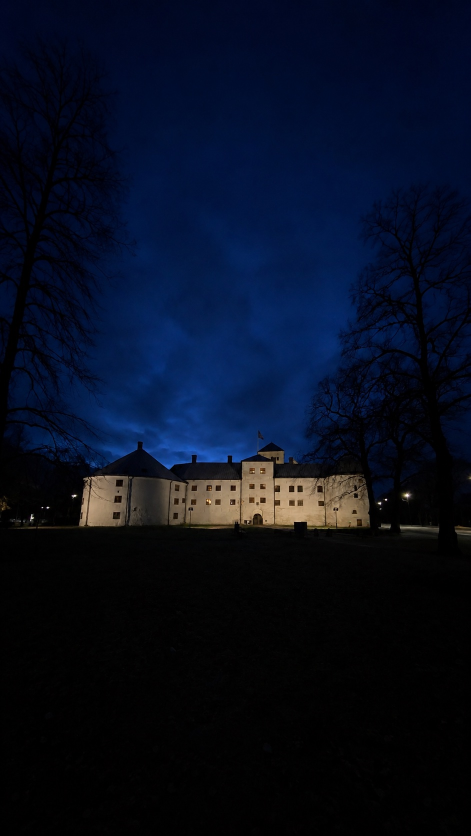
#> input picture photos/hero-castle-mobile.jpg, 941 x 1672 px, given in place of tse-building.jpg, which was not available (shown at 1/2 size)
$ python grade-photos.py
#> lines starting #> are read from the running program, lines starting #| are printed output that depends on the picture; pictures that were not available may be replaced by others from this repository, and a replacement may not be noted
#> further down, im is the input picture: PIL image 941x1672 RGB; mean R, G, B 6.9, 14.1, 32.1
"""Grade the Turku source photographs for the subpages.

Run from the repo root with the unmodified Wikimedia Commons originals
in ./sources (or set AKTIIVA_PHOTO_SRC). The originals are deliberately
not committed - only the graded output in public/photos/ is.

    tse-building.jpg  Turku School of Economics  Anneli Salo     CC BY-SA 3.0
    tse-entrance.jpg  TSE main entrance          Samuli Lintula  CC BY-SA 3.0
    turku-aerial.jpg  Aerial view of Turku       kallerna        CC BY-SA 4.0

design-system.md §3 defines the house recipe, but it was tuned for the
hero, where the photo is a dark bed for off-white text. These images sit
on --paper as editorial filler, so the darkening steps are backed off —
which §3 itself sanctions ("If step 6 pushes past 'moody' into
'illegible', back it off"). Desaturation and the navy shadow tint are
kept at full strength, because those are what make a photo look like it
belongs to this brand rather than like a stock image.
"""

import os

from PIL import Image, ImageChops, ImageEnhance

NAVY = (17, 32, 53)
SRC = os.environ.get("AKTIIVA_PHOTO_SRC", "sources")
OUT = "public/photos"


def zoom_in(im, factor, hfocus=0.5, vfocus=0.5):
    """Crop to a sub-rectangle before the aspect crop, so two bands cut
    from the same source read as genuinely different photographs rather
    than as the same view twice."""
    if factor >= 1.0:
        return im
    w, h = im.size
    nw, nh = int(w * factor), int(h * factor)
    left = int((w - nw) * hfocus)
    top = int((h - nh) * vfocus)
    return im.crop((left, top, left + nw, top + nh))


def crop_to(im, ratio, focus=0.5):
    """Crop to an aspect ratio, focus = 0 top/left .. 1 bottom/right."""
#> called with ratio = 2.29, focus = 0.55
    w, h = im.size
#> w = 941; h = 1672
    target_h = w / ratio
#> target_h = 411.7
    if target_h <= h:
        top = (h - target_h) * focus
#> top = 693.2
        box = (0, top, w, top + target_h)
#> box = (0, 693.2, 941, 1104.9)
    else:
        target_w = h * ratio
        left = (w - target_w) * focus
        box = (left, 0, left + target_w, h)
    return im.crop([int(v) for v in box])
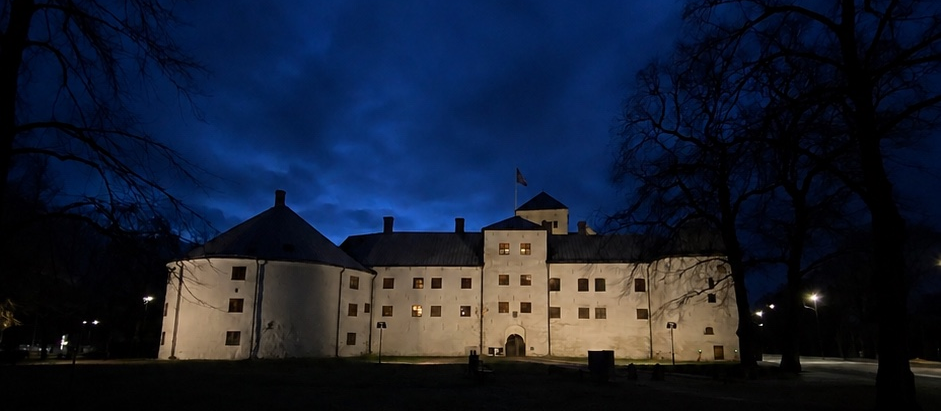
#> returned value: PIL image 941x411 RGB; mean R, G, B 23.4, 31.3, 49.4


def grade(im, sat=0.65, contrast=1.02, brightness=1.0, shadow=0.18, overlay=0.08):
#> called with sat = 0.65, contrast = 1.02, brightness = 1, shadow = 0.18, overlay = 0.08
    im = ImageEnhance.Color(im).enhance(sat)
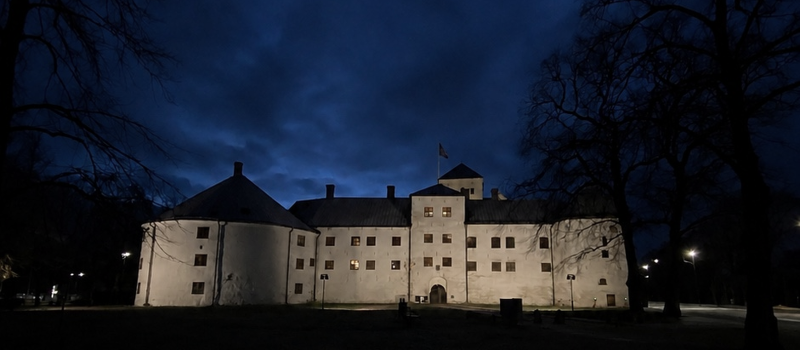
#> im: PIL image 1600x700 RGB (shown at 1/2 size); mean R, G, B 25.7, 30.9, 42.5
    im = ImageEnhance.Contrast(im).enhance(contrast)
    im = ImageEnhance.Brightness(im).enhance(brightness)
    # Shadow-toward-navy: inverted luminance mask so shadows weight highest.
    lum = im.convert("L")
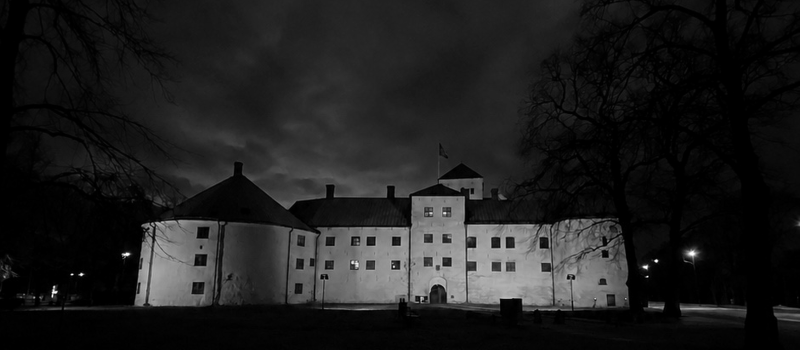
#> lum: PIL image 1600x700 L (shown at 1/2 size); min 0, max 255, mean 30.3
    mask = ImageChops.invert(lum).point(lambda v: int(v * shadow))
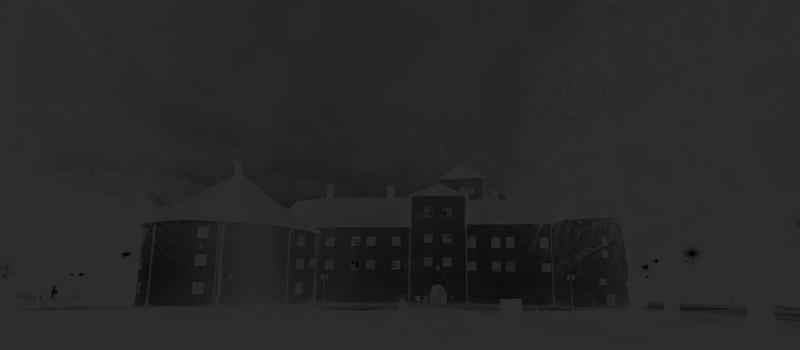
#> mask: PIL image 1600x700 L (shown at 1/2 size); min 0, max 45, mean 39.9
    im = Image.composite(Image.new("RGB", im.size, NAVY), im, mask)
    # Light unifying overlay, far below the hero's 27%.
    return Image.blend(im, Image.new("RGB", im.size, NAVY), overlay)
#> returned value: PIL image 1600x700 RGB


JOBS = [
    # (source, output, aspect, width, vertical focus, zoom, h-focus)
    ("tse-building.jpg", "tse-building-wide.jpg", 16 / 7, 1600, 0.55, 1.0, 0.5),
    ("turku-aerial.jpg", "turku-aerial-wide.jpg", 16 / 7, 1600, 0.5, 1.0, 0.5),
    ("tse-entrance.jpg", "tse-entrance-wide.jpg", 16 / 7, 1600, 0.5, 1.0, 0.5),
    # Second cuts from the same two sources, zoomed and offset so they
    # read as different photographs on /tyopaikat and /yhteystiedot.
    ("turku-aerial.jpg", "turku-riverside-wide.jpg", 16 / 7, 1600, 0.6, 0.55, 0.68),
    ("tse-building.jpg", "tse-facade-wide.jpg", 16 / 7, 1600, 0.45, 0.5, 0.72),
    ("tse-entrance.jpg", "tse-entrance-card.jpg", 4 / 3, 900, 0.5, 1.0, 0.5),
    ("tse-building.jpg", "tse-building-card.jpg", 4 / 3, 900, 0.55, 1.0, 0.5),
    ("turku-aerial.jpg", "turku-aerial-card.jpg", 4 / 3, 900, 0.5, 1.0, 0.5),
]

for src, dst, ratio, width, focus, zoom, hfocus in JOBS:
    im = Image.open(f"{SRC}/{src}").convert("RGB")
    im = zoom_in(im, zoom, hfocus, focus)
    im = crop_to(im, ratio, focus)
    im = im.resize((width, int(width / ratio)), Image.LANCZOS)
    im = grade(im)
    im.save(f"{OUT}/{dst}", "JPEG", quality=82, optimize=True, progressive=True)
    print(f"{dst:26} {im.size[0]}x{im.size[1]}")
#| tse-building-wide.jpg      1600x700
#> pass 2 of the loop `for src, dst, ratio, width, focus, zoom, hfocus in JOBS:`:
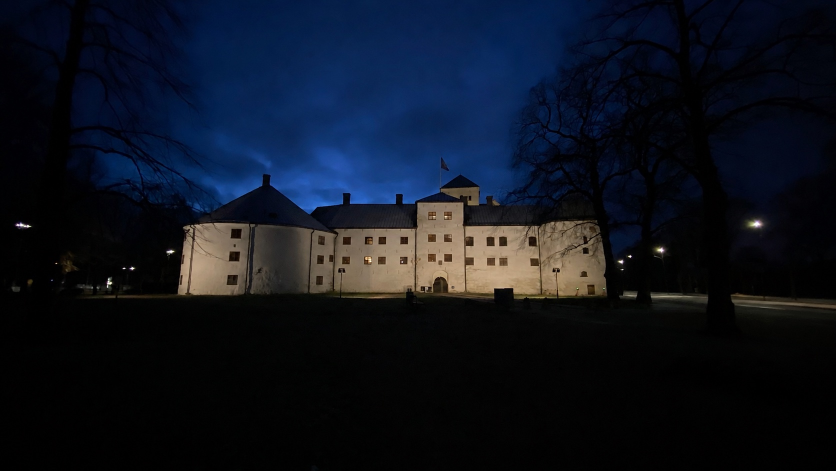
#> input picture photos/hero-castle-wide.jpg, 1672 x 941 px, given in place of turku-aerial.jpg, which was not available (shown at 1/2 size)
#> im is the input picture: PIL image 1672x941 RGB; mean R, G, B 14.3, 19.7, 31.4
#> in grade (call 2), `lum = im.convert("L")`:
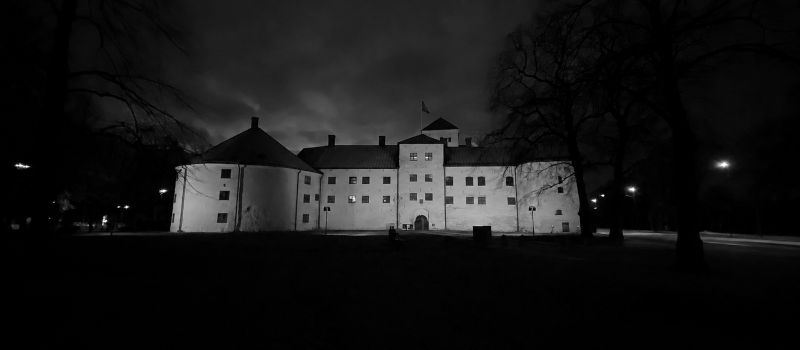
#> lum: PIL image 1600x700 L (shown at 1/2 size); min 0, max 255, mean 21.6
#> in grade (call 2), `mask = ImageChops.invert(lum).point(lambda v: int(v * shadow))`:
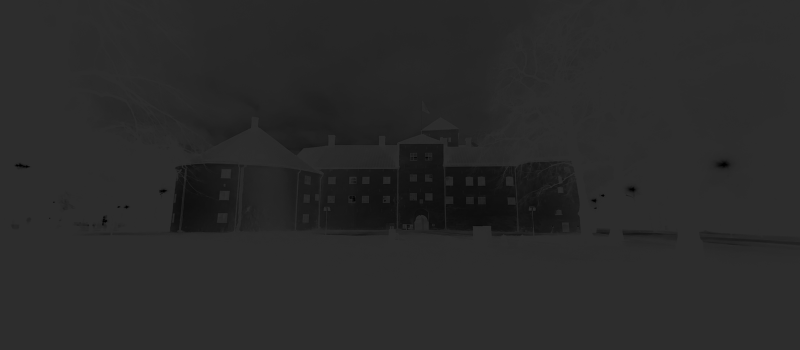
#> mask: PIL image 1600x700 L (shown at 1/2 size); min 0, max 45, mean 41.4
#| turku-aerial-wide.jpg      1600x700
